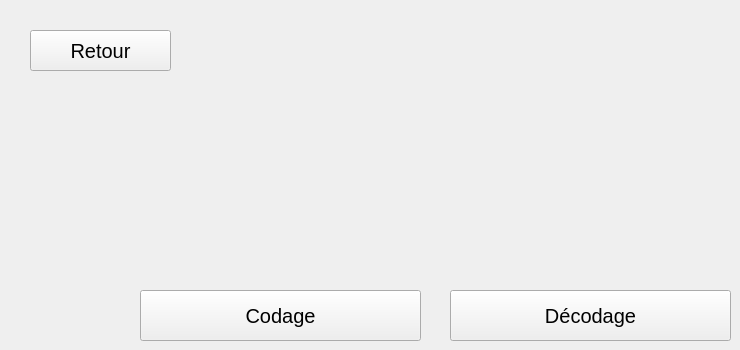
    <widget class="QWidget" name="pagePruferChoix">
     <widget class="QPushButton" name="btnCodagePrufer">
      <property name="geometry">
       <rect>
        <x>140</x>
        <y>290</y>
        <width>281</width>
        <height>51</height>
       </rect>
      </property>
      <property name="font">
       <font>
        <pointsize>15</pointsize>
        <bold>false</bold>
       </font>
      </property>
      <property name="tabletTracking">
       <bool>false</bool>
      </property>
      <property name="text">
       <string>Codage</string>
      </property>
     </widget>
     <widget class="QPushButton" name="btnRetourDistance_2">
      <property name="geometry">
       <rect>
        <x>30</x>
        <y>30</y>
        <width>141</width>
        <height>41</height>
       </rect>
      </property>
      <property name="font">
       <font>
        <pointsize>15</pointsize>
       </font>
      </property>
      <property name="text">
       <string>Retour</string>
      </property>
     </widget>
     <widget class="QPushButton" name="btnDecodagePrufer">
      <property name="geometry">
       <rect>
        <x>450</x>
        <y>290</y>
        <width>281</width>
        <height>51</height>
       </rect>
      </property>
      <property name="font">
       <font>
        <pointsize>15</pointsize>
        <bold>false</bold>
       </font>
      </property>
      <property name="tabletTracking">
       <bool>false</bool>
      </property>
      <property name="text">
       <string>Décodage</string>
      </property>
     </widget>
    </widget>
